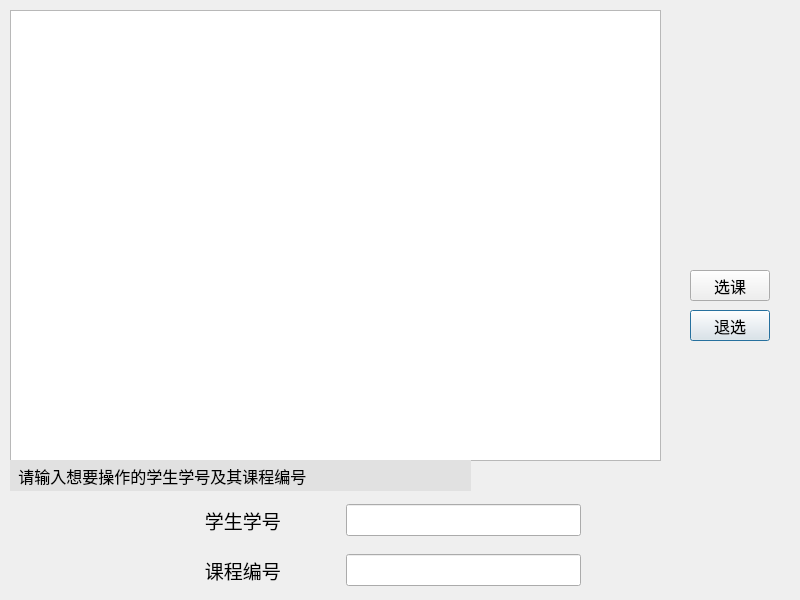
<?xml version="1.0" encoding="UTF-8"?>
<ui version="4.0">
 <class>StartSelectDialog</class>
 <widget class="QDialog" name="StartSelectDialog">
  <property name="geometry">
   <rect>
    <x>0</x>
    <y>0</y>
    <width>800</width>
    <height>600</height>
   </rect>
  </property>
  <property name="minimumSize">
   <size>
    <width>800</width>
    <height>600</height>
   </size>
  </property>
  <property name="maximumSize">
   <size>
    <width>800</width>
    <height>600</height>
   </size>
  </property>
  <property name="windowTitle">
   <string>Dialog</string>
  </property>
  <widget class="QListWidget" name="listWidget">
   <property name="geometry">
    <rect>
     <x>10</x>
     <y>10</y>
     <width>651</width>
     <height>451</height>
    </rect>
   </property>
  </widget>
  <widget class="QWidget" name="widget" native="true">
   <property name="geometry">
    <rect>
     <x>190</x>
     <y>540</y>
     <width>391</width>
     <height>61</height>
    </rect>
   </property>
   <layout class="QHBoxLayout" name="horizontalLayout">
    <item>
     <widget class="QLabel" name="label_2">
      <property name="minimumSize">
       <size>
        <width>150</width>
        <height>0</height>
       </size>
      </property>
      <property name="font">
       <font>
        <family>华文中宋</family>
        <pointsize>14</pointsize>
       </font>
      </property>
      <property name="text">
       <string>   课程编号</string>
      </property>
     </widget>
    </item>
    <item>
     <widget class="QLineEdit" name="lineEdit_id">
      <property name="minimumSize">
       <size>
        <width>130</width>
        <height>32</height>
       </size>
      </property>
      <property name="font">
       <font>
        <family>华文中宋</family>
        <pointsize>10</pointsize>
       </font>
      </property>
     </widget>
    </item>
   </layout>
  </widget>
  <widget class="QPushButton" name="btn_delete">
   <property name="geometry">
    <rect>
     <x>690</x>
     <y>310</y>
     <width>80</width>
     <height>31</height>
    </rect>
   </property>
   <property name="font">
    <font>
     <family>华文中宋</family>
     <pointsize>12</pointsize>
    </font>
   </property>
   <property name="text">
    <string>退选</string>
   </property>
  </widget>
  <widget class="QPushButton" name="btn_add">
   <property name="geometry">
    <rect>
     <x>690</x>
     <y>270</y>
     <width>80</width>
     <height>31</height>
    </rect>
   </property>
   <property name="font">
    <font>
     <family>华文中宋</family>
     <pointsize>12</pointsize>
    </font>
   </property>
   <property name="text">
    <string>选课</string>
   </property>
  </widget>
  <widget class="QLabel" name="label">
   <property name="geometry">
    <rect>
     <x>10</x>
     <y>460</y>
     <width>461</width>
     <height>31</height>
    </rect>
   </property>
   <property name="font">
    <font>
     <family>华文中宋</family>
     <pointsize>12</pointsize>
    </font>
   </property>
   <property name="styleSheet">
    <string notr="true">background-color: rgb(225, 225, 225);</string>
   </property>
   <property name="text">
    <string>  请输入想要操作的学生学号及其课程编号</string>
   </property>
  </widget>
  <widget class="QLabel" name="label_3">
   <property name="geometry">
    <rect>
     <x>650</x>
     <y>480</y>
     <width>151</width>
     <height>91</height>
    </rect>
   </property>
   <property name="styleSheet">
    <string notr="true">border-image: url(:/Genshin.png);</string>
   </property>
   <property name="text">
    <string/>
   </property>
  </widget>
  <widget class="QWidget" name="widget_2" native="true">
   <property name="geometry">
    <rect>
     <x>190</x>
     <y>490</y>
     <width>391</width>
     <height>61</height>
    </rect>
   </property>
   <layout class="QHBoxLayout" name="horizontalLayout_3">
    <item>
     <widget class="QLabel" name="label_5">
      <property name="minimumSize">
       <size>
        <width>150</width>
        <height>0</height>
       </size>
      </property>
      <property name="font">
       <font>
        <family>华文中宋</family>
        <pointsize>14</pointsize>
       </font>
      </property>
      <property name="text">
       <string>   学生学号</string>
      </property>
     </widget>
    </item>
    <item>
     <widget class="QLineEdit" name="lineEdit_id_03">
      <property name="minimumSize">
       <size>
        <width>130</width>
        <height>32</height>
       </size>
      </property>
      <property name="font">
       <font>
        <family>华文中宋</family>
        <pointsize>10</pointsize>
       </font>
      </property>
     </widget>
    </item>
   </layout>
  </widget>
 </widget>
 <resources/>
 <connections/>
</ui>
